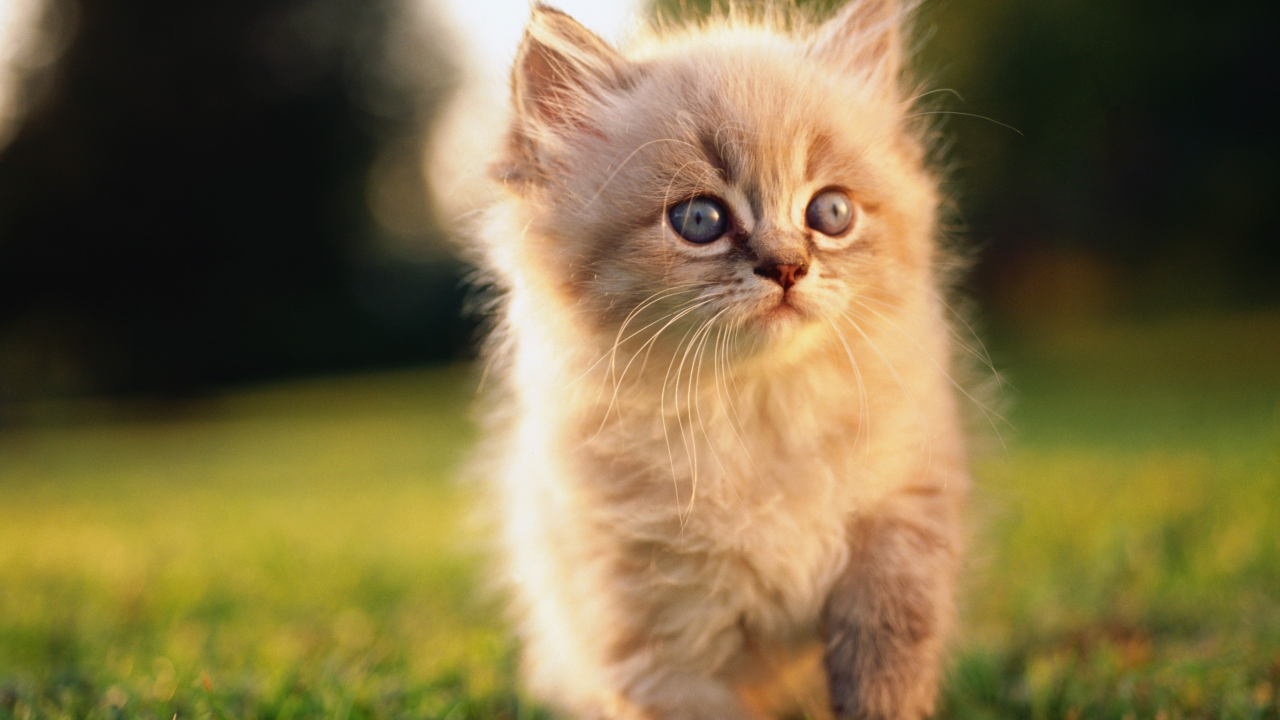
#> input picture Python_CS50/Pillow/cat.jpg, 2560 x 1440 px, found by its file name (shown at 1/2 size)
$ python pillow.py
#> lines starting #> are read from the running program, lines starting #| are printed output that depends on the picture
# Pillow one of packages that can manbulate images like photoshop
import PIL # to import pillow


from PIL import Image # to deal with image
from PIL import ImageFilter # this allow to make effects on image like blur

# show in unix display only one img could not display the many image at the same time

#img = Image.open('/home/ahmed/Documents/Programs_Web/Python_CS50/Pillow/cat.jpg') # if image not in the same folder I should give the full path
img = Image.open('Pillow/cat.jpg')
#> img is the input picture: PIL image 2560x1440 RGB; mean R, G, B 124.4, 108.5, 66.6
#img.show()


bw = img.convert("L")
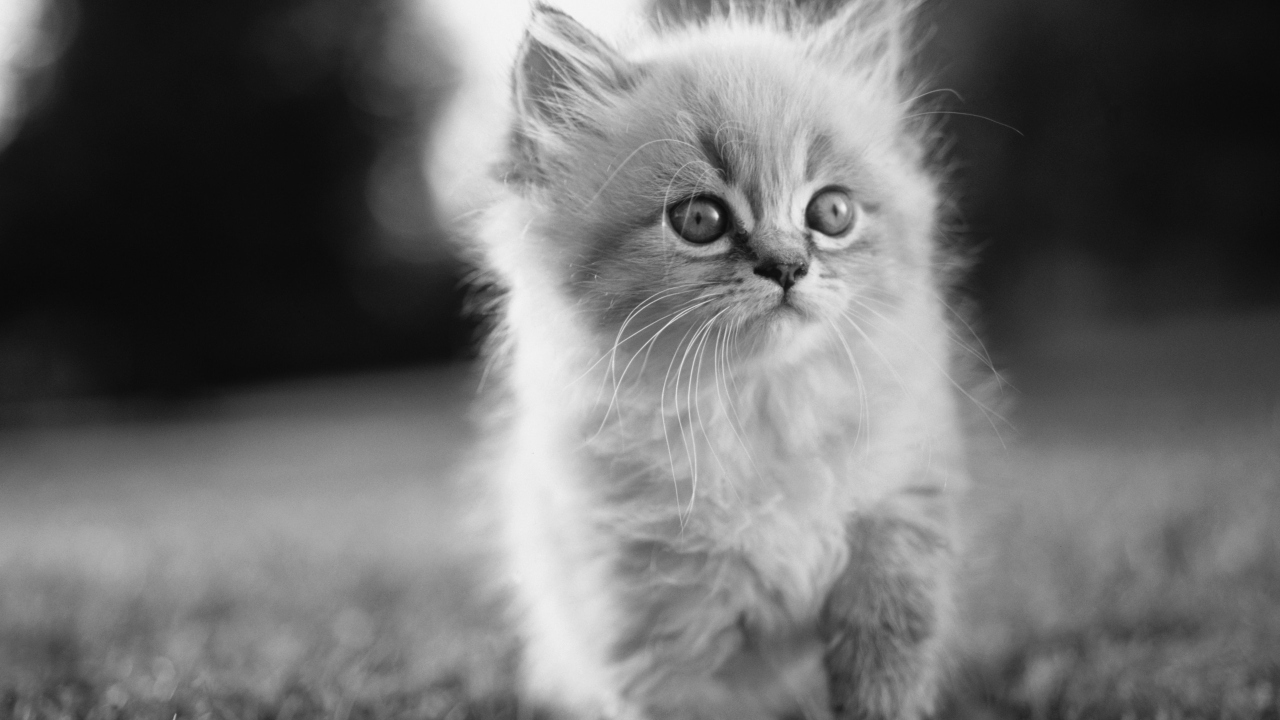
#> bw: PIL image 2560x1440 L (shown at 1/2 size); min 8, max 246, mean 108.5
#bw.show()


val = (100,100, 1300,1300)# to ive dimenssion of crop (left, upper, right, lower)
crop = img.crop(val)
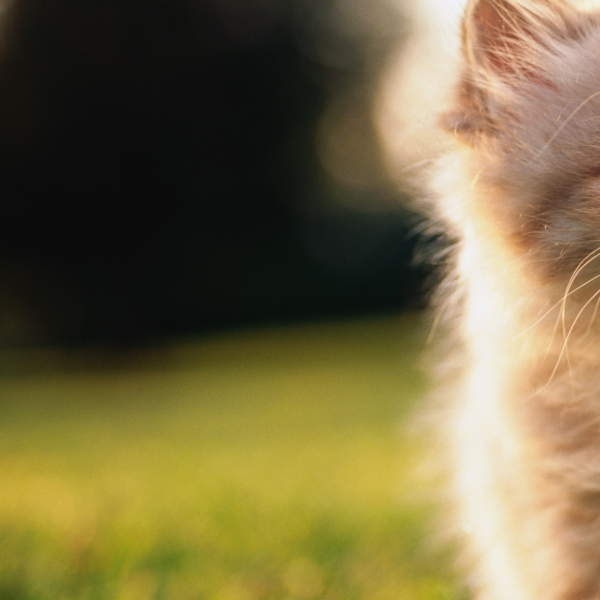
#> crop: PIL image 1200x1200 RGB (shown at 1/2 size); mean R, G, B 118.5, 106.2, 66.4
#crop.show()

blur = img.filter(ImageFilter.BoxBlur(15))
#blur.show()

emb = img.filter(ImageFilter.EMBOSS())
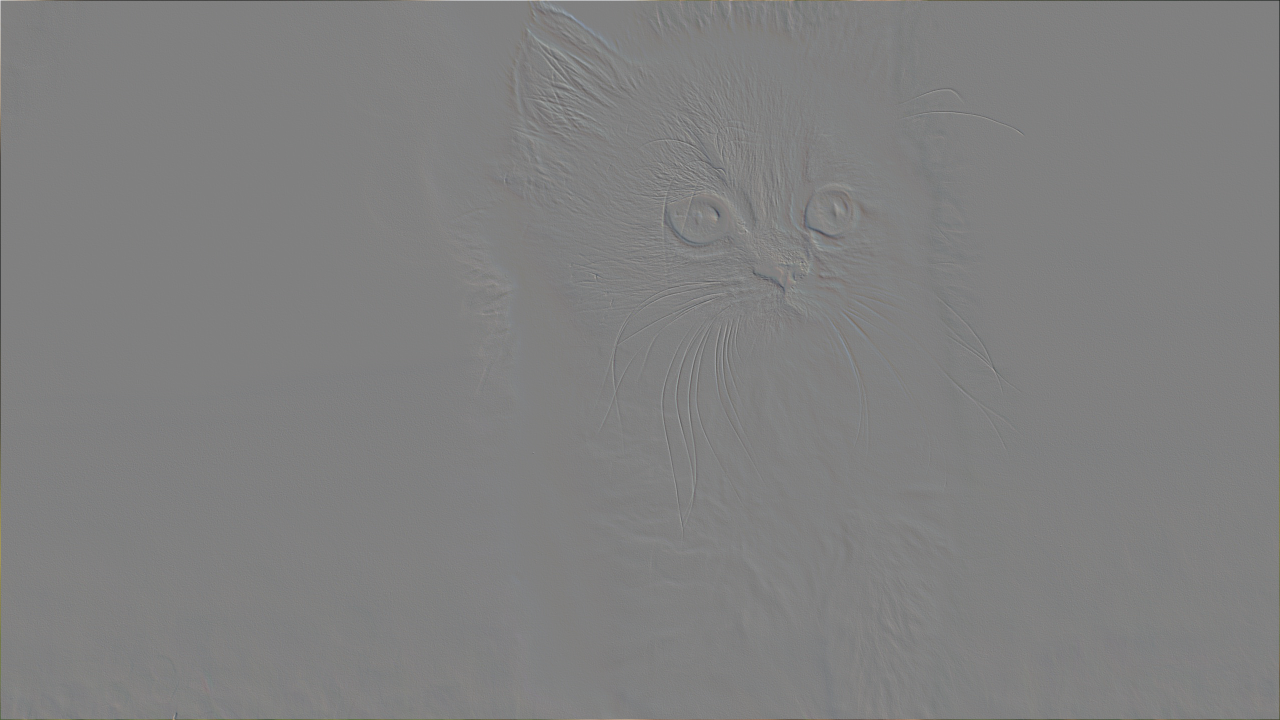
#> emb: PIL image 2560x1440 RGB (shown at 1/2 size); mean R, G, B 127.9, 127.9, 127.9
#emb.show()

edg = img.filter(ImageFilter.EDGE_ENHANCE())
#edg.show()
